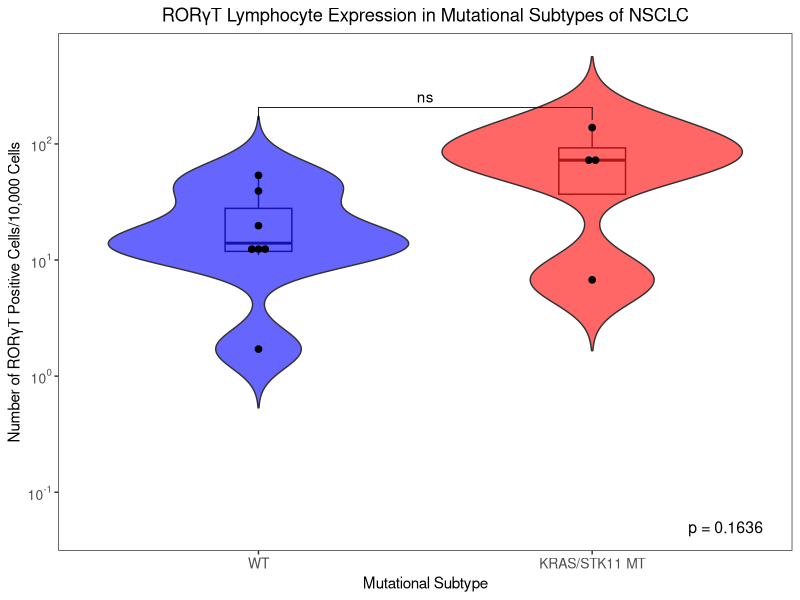

This figure's R source:
## Analysis Script ##


# Change wd and load packages
setwd()

library(ggpubr)
library(ggplot2)
library(scales)


# Mann-Whitney U Test #

# Import CSV created in excel
mt_vs_wt_data <- read.csv("kras_plus_stk11_vs_wt.csv")

# Subsetting dependent on if WT or MT
s_wt <- mt_vs_wt_data[mt_vs_wt_data$mutation == "WT", ]
s_mt <- mt_vs_wt_data[mt_vs_wt_data$mutation == "KRAS/STK11 MT", ]

wt_rorgt <- s_wt$rorgt
mt_rorgt <- s_mt$rorgt

# Running the Mann-Whitney U Test ('wilcox.test')
stat_result <- wilcox.test(wt_rorgt, mt_rorgt)
stat_result
pVal_1 <- wilcox.test(wt_rorgt, mt_rorgt)$p.value
pVal_2 <- format(round(pVal_1, 4), nsmall = 4)
pVal_3 <- paste("p = ", pVal_2, sep = "")


# Violin Plot #

# Violin plot fill colours
cbcols <- c("WT" = "#0000FF",
            "KRAS/STK11 MT" = "#FF0000")

# Specifying the order of the groups (vs being alphabetised)
## List of comparisons for 'ggpubr' stats
mt_vs_wt_data$mutation <- factor(mt_vs_wt_data$mutation, levels = 
                                   c("WT", "KRAS/STK11 MT"))
my_comparisons <- list(c("WT", "KRAS/STK11 MT"))

# Violin plotting, stats and start export
cairo_pdf("./violin_1.pdf")
violin_1 <- ggplot(mt_vs_wt_data, aes(x = mutation, y = rorgt)) +
  geom_boxplot(alpha = 0.5, width = 0.2) + 
  geom_violin(trim = F, aes(mutation, fill = mutation),
              scale = "width", alpha = 0.6) +
  geom_dotplot(binaxis = "y", stackdir = "center", 
               dotsize = 0.5, color = "Black", fill = "Black") +
  scale_y_log10(breaks = trans_breaks("log10", function(x) 10^x),
                labels = trans_format("log10", math_format(10^.x))) +
  scale_fill_manual(values = cbcols) +
  labs(x = "Mutational Subtype", y = "Number of ROR\u03B3T Positive Cells/10,000 Cells") +
  theme_bw() +
  theme(axis.text = element_text(size = 10)) +
  theme(panel.grid.major = element_blank(), panel.grid.minor = element_blank()) +
  theme(legend.position = "none") + 
  ggtitle("ROR\u03B3T Lymphocyte Expression in Mutational Subtypes of NSCLC") +
  theme(plot.title = element_text(hjust = 0.5)) +
  stat_compare_means(comparisons = my_comparisons,
                     label = "p.signif", method = "wilcox.test") +
  annotate("text", label = pVal_3, x = 2.4, y = 0.05, size = 4)

# View plot and save
dev.off()
violin_1
